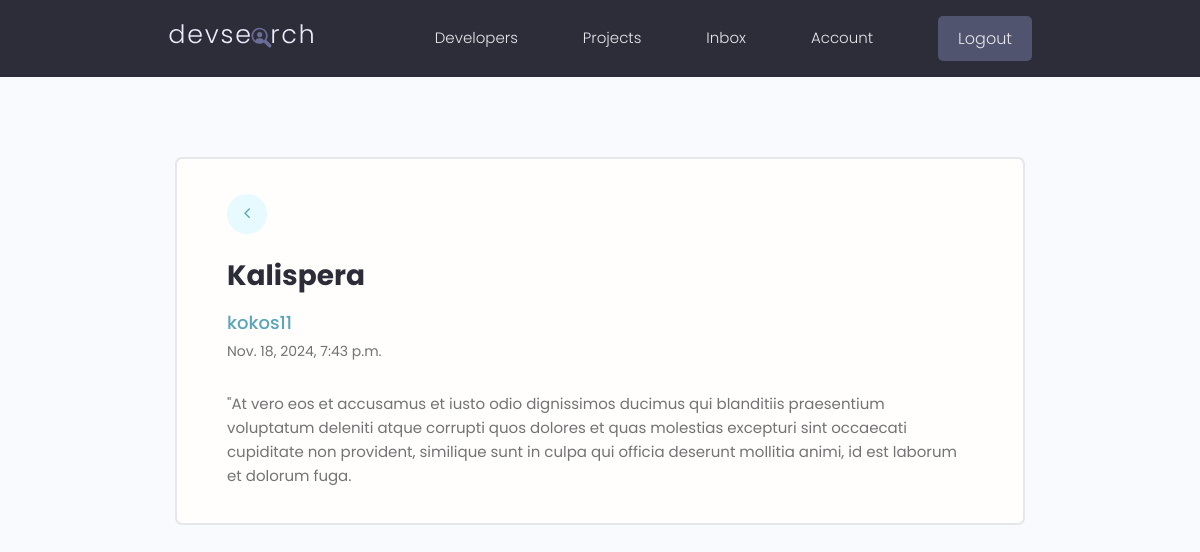
/message/5389b097-7289-4bcc-9e19-971f1b57d979/ (signed in), run on the app's committed database.
### users/models.py (models this page shows, shortened)
class Message(models.Model):
    sender = models.ForeignKey(Profile, on_delete=models.SET_NULL, null=True, blank=True)
    recepient = models.ForeignKey(Profile, on_delete=models.SET_NULL, null=True, blank=True, related_name="messages") # we set this to messages so that it would know which is what
    name = models.CharField(max_length=200, null=True, blank=True)
    email = models.CharField(max_length=200, null=True, blank=True)
    subject = models.CharField(max_length=200, null=True, blank=True)
    body = models.TextField()
    is_read = models.BooleanField(default=False, null=True)
    created = models.DateTimeField(auto_now_add = True)
    id = models.UUIDField(default = uuid.uuid4, unique = True,
                          primary_key = True, editable = False)
    class Meta:
        ordering = ['is_read', '-created'] #false values will be at the top, then by the created value

class Profile(models.Model):
    user = models.OneToOneField(User, on_delete=models.CASCADE, null=True, blank=True)
    name = models.CharField(max_length=200, blank=True, null = True)
    email = models.EmailField(max_length=500, blank=True, null = True)
    username = models.CharField(max_length=200, blank=True, null = True)
    location = models.CharField(max_length=200, blank=True, null = True)
    short_intro = models.CharField(max_length=200, blank=True, null=True)
    bio = models.TextField(blank=True, null=True)
    profile_image = models.ImageField(
        null=True, blank=True, upload_to='profiles/', default='profiles/user-default.png')
    social_github = models.CharField(max_length=200, blank=True, null = True)
    social_twitter = models.CharField(max_length=200, blank=True, null = True)
    social_linkedin = models.CharField(max_length=200, blank=True, null = True)
    social_youtube = models.CharField(max_length=200, blank=True, null = True)
    social_website = models.CharField(max_length=200, blank=True, null = True)
    created = models.DateTimeField(auto_now_add = True)
    id = models.UUIDField(default = uuid.uuid4, unique = True,
                          primary_key = True, editable = False)
    def __str__(self):
        return str(self.username)

### users/views.py (the view)
# urls.py: path('message/<str:pk>/', views.viewMessage, name="message"),
@login_required(login_url='login')
def viewMessage(request, pk):
    profile = request.user.profile # Associate skill with particular owner
    messagesRequests = profile.messages.get(id=pk)
    if messagesRequests.is_read == False:
        messagesRequests.is_read = True
        messagesRequests.save()
    context = {'message': messagesRequests}
    return render(request, 'users/message.html', context)

### users/templates/users/message.html
{% extends 'main.html' %}
{% block content %}
  <main class="messagePage my-xl">
    <div class="content-box">
      <div class="message">
        <a class="backButton" href="{% url 'inbox' %}"><i class="fa fa-angle-left"></i></a>
        <h2 class="message__subject">{{message.subject}}</h4>
          <a href="profile.html" class="message__author">{{message.sender}}</a>
          <p class="message__date">{{message.created}}</p>
          <div class="message__body">
            {{message.body}}
          </div>
      </div>
    </div>
  </main>
</body>
{% endblock %}

### static/styles/app.css (style rules this page uses)
:root { --color-sub: #2d2d39; }
.content-box { width: 95%; max-width: 85rem; margin: 0 auto; }
.message { padding: 2.5rem 0; }
.message > a { display: flex; gap: 1rem; }
.message__author, .message__date { flex-basis: 25%; }
.message__subject { flex-basis: 50%; }
.message__date { text-align: right; }
.messagePage .message { list-style: none; background: var(--color-white); padding: 3.5rem 5rem; border: 2px solid var(--color-light); border-radius: 0.7rem; }
.messagePage .message__subject { font-size: 2.8rem; color: var(--color-sub); margin-bottom: 1rem; margin-top: 2rem; }
.messagePage .message__author { font-size: 1.8rem; font-weight: 500; }
.messagePage .message__date { font-size: 1.4rem; font-weight: 400; text-align: left; margin-bottom: 3rem; }
.backButton { background: var(--color-main-light); color: var(--color-main); width: 4rem; height: 4rem; display: flex; align-items: center; justify-content: center; border-radius: 50%; }
.backButton i { font-size: 1.8rem; }

### static/uikit/styles/modules/_variables.css (style rules this page uses)
:root { --color-main: #5aa5b9; --color-main-light: #e6faff; --color-sub: #3f4156; --color-sub-light: #51546e; --color-sub-lighter: #ededfd; --color-text: #737373; --color-gray: #8b8b8b; --color-light: #e5e7eb; --color-light-gray: #767676; --color-bg: #f8fafd; --color-white: #fffefd; --color-white-light: #f3f3f3; --color-success: #359e64; --color-success-bg: #def8e8; --color-error: #fc4b0b; --color-error-bg: #fff2ee; --font-base: 'Poppins', arial, helvetica, 'Segoe UI', roboto, ubuntu, sans-serif; --font-monospace: 'Fira Code', 'Courier New', courier, monospace; --font-regular: 300; --font-medium: 500; --font-bold: 700; --generic-shadow: 1px 1px 5px #00000010; --generic-transition: all 0.3s ease-in-out; }

### static/uikit/styles/modules/_base.css (style rules this page uses)
* { margin: 0; padding: 0; box-sizing: border-box; text-rendering: optimizeLegibility; color: inherit; font-size: inherit; }
html { font-size: 50%; }
@media only screen and (min-width: 480px) { html { font-size: 56.25%; } }
@media only screen and (min-width: 1200px) { html { font-size: 62.5%; } }
body { line-height: 1.6; font-weight: 400; font-size: 1.5rem; color: var(--color-text); background-color: var(--color-bg); min-height: 100vh; }

### static/uikit/styles/modules/_typography.css (style rules this page uses)
* { font-family: var(--font-base); }
h2 { font-size: 3.6rem; font-weight: var(--font-bold); }
p, span, strong { font-size: 1.6rem; color: var(--color-text); font-weight: var(--font-regular); }
a { padding-bottom: 2px; text-decoration: none; display: inline-block; color: var(--color-main); font-weight: var(--font-medium); }

### static/uikit/styles/modules/_utilities.css (style rules this page uses)
.my-xl { margin: 8rem auto; }

### data on the page
Message: subject "Kalispera", sender "kokos11", created "Nov. 18, 2024, 7:43 p.m.", body "\"At vero eos et accusamus et iusto odio dignissimos ducimus qui blanditiis praesentium voluptatum deleniti atque corrupti quos dolores et quas molestias excepturi sint occaecati cupiditate non provident, similique sunt in culpa qui officia deserunt mollitia animi, id est laborum et dolorum fuga."
